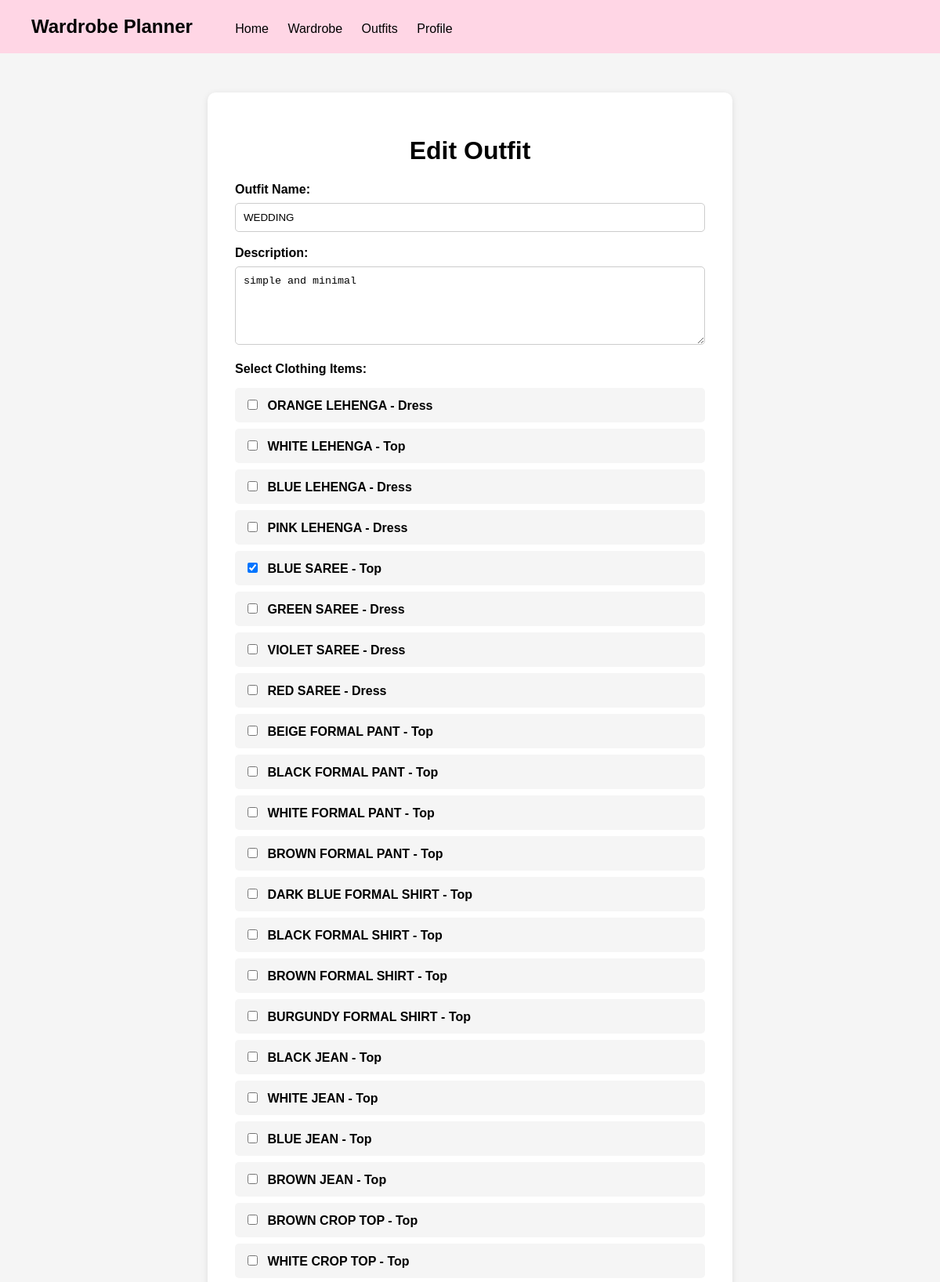
Screenshot of /edit-outfit/8/ (signed in, upper part) with the database file from the repository.
### outfit/models.py (models this page shows, shortened)
class Outfit(models.Model):
    user=models.ForeignKey(
        User,
        on_delete=models.CASCADE
    )
    name=models.CharField(max_length=100)
    description=models.TextField(
        blank=True
    )
    clothing_items=models.ManyToManyField(
        ClothingItem
    )
    created_at=models.DateTimeField(
        auto_now_add=True
    )

class ClothingItem(models.Model):
    CATEGORY_CHOICES = [
        ('Top','Top'),
        ('Bottom','Bottom'),
        ('Dress','Dress'),
        ('Outerwear','Outerwear'),
        ('Footwear','Footwear'),
        ('Accessory','Accessory'),
    ]
    SEASON_CHOICES=[
        ('Summer','Summer'),
        ('Winter','Winter'),
        ('Monsoon','Monsoon'),
        ('All Season','All Season'),
    ]
    OCCASION_CHOICES=[
        ('Casual','Casual'),
        ('Formal','Formal'),
        ('Party','Party'),
        ('College','College'),
        ('Office','Office'),
        ('Wedding','Wedding'),
        ('Sports','Sports'),
        ('Travel','Travel'),
    ]
    user=models.ForeignKey(
        User,
        on_delete=models.CASCADE
    )
    name=models.CharField(max_length=100)
    category=models.CharField(
        max_length=50,
        choices=CATEGORY_CHOICES
    )
    color=models.CharField(max_length=50)
    size=models.CharField(max_length=20)
    brand=models.CharField(
        max_length=100,
        blank=True
    )
    season=models.CharField(max_length=200)
    occasion=models.CharField(max_length=200)
    image=models.ImageField(
        upload_to='clothing/',
        blank=True,
        null=True
    )
    created_at=models.DateTimeField(
        auto_now_add=True
    )

### accounts/views.py (the view, shortened to what this page needs)
# urls.py: path('edit-outfit/<int:id>/',edit_outfit,name='edit-outfit'),
@login_required
def edit_outfit(request,id):
    outfit=Outfit.objects.get(
        id=id,
        user=request.user
    )
    clothing_items=ClothingItem.objects.filter(
        user=request.user
    )
    return render(request,'edit_outfit.html',{
        'outfit': outfit,
        'clothing_items':clothing_items
    })

### outfit/templates/edit_outfit.html (shortened to what this page needs)
<!DOCTYPE html>
<html>
<head>
</head>
<body>
    <div class="navbar">
        <h2>Wardrobe Planner</h2>
        <a href="/">Home</a>
        <a href="/wardrobe/">Wardrobe</a>
        <a href="/outfit-planner/">Outfits</a>
        <a href="/profile/">Profile</a>
    </div>
    <div class="container">
        <h1>Edit Outfit</h1>
        <form method="POST">
            <label>Outfit Name:</label>
            <input
                type="text"
                name="name"
                value="{{ outfit.name }}"
                required
            >
            <br><br>
            <label>Description:</label>
            <textarea
                name="description"
                placeholder="Describe your outfit"
            >{{ outfit.description }}</textarea>
            <br><br>
            <label>Select Clothing Items:</label>
            <div class="items">
                {% for item in clothing_items %}
                    <div class="item">
                        <label>
                            <input
                                type="checkbox"
                                name="clothing_items"
                                value="{{ item.id }}"
                                {% if item in outfit.clothing_items.all %}
                                    checked
                                {% endif %}
                            >
                            {{ item.name }} - {{ item.category }}
                        </label>
                    </div>
                {% empty %}
                    <p>No clothing items available.</p>
                {% endfor %}
            </div>
        </form>
    </div>
</body>
</html>

### outfit/templates/edit_outfit.html (style rules this page uses)
body { margin: 0; font-family: Arial, sans-serif; background: #f5f5f5; }
.navbar { background: #ffd6e5; padding: 20px 40px; }
.navbar h2 { display: inline; margin-right: 30px; }
.navbar a { color: black; text-decoration: none; margin-left: 20px; }
.container { width: 600px; margin: 50px auto; background: white; padding: 35px; border-radius: 10px; box-shadow: 0 2px 8px rgba(0, 0, 0, 0.1); }
h1 { text-align: center; }
label { font-weight: bold; }
input[type="text"], textarea { width: 100%; padding: 10px; margin-top: 8px; border: 1px solid #ccc; border-radius: 5px; box-sizing: border-box; }
textarea { height: 100px; resize: vertical; }
.items { margin-top: 15px; }
.item { background: #f5f5f5; padding: 12px; margin: 8px 0; border-radius: 5px; }
.item input { margin-right: 8px; }

### rows the page displays
Outfit: name "WEDDING", description "simple and minimal"
ClothingItem: name "ORANGE LEHENGA", category "Dress"
ClothingItem: name "WHITE LEHENGA", category "Top"
ClothingItem: name "BLUE LEHENGA", category "Dress"
ClothingItem: name "PINK LEHENGA", category "Dress"
ClothingItem: clothing_items "☑", name "BLUE SAREE", category "Top"
ClothingItem: name "GREEN SAREE", category "Dress"
ClothingItem: name "VIOLET SAREE", category "Dress"
ClothingItem: name "RED SAREE", category "Dress"
ClothingItem: name "BEIGE FORMAL PANT", category "Top"
ClothingItem: name "BLACK FORMAL PANT", category "Top"
ClothingItem: name "WHITE FORMAL PANT", category "Top"
ClothingItem: name "BROWN FORMAL PANT", category "Top"
ClothingItem: name "DARK BLUE FORMAL SHIRT", category "Top"
ClothingItem: name "BLACK FORMAL SHIRT", category "Top"
ClothingItem: name "BROWN FORMAL SHIRT", category "Top"
ClothingItem: name "BURGUNDY FORMAL SHIRT", category "Top"
ClothingItem: name "BLACK JEAN", category "Top"
ClothingItem: name "WHITE JEAN", category "Top"
ClothingItem: name "BLUE JEAN", category "Top"
ClothingItem: name "BROWN JEAN", category "Top"
ClothingItem: name "BROWN CROP TOP", category "Top"
ClothingItem: name "WHITE CROP TOP", category "Top"
